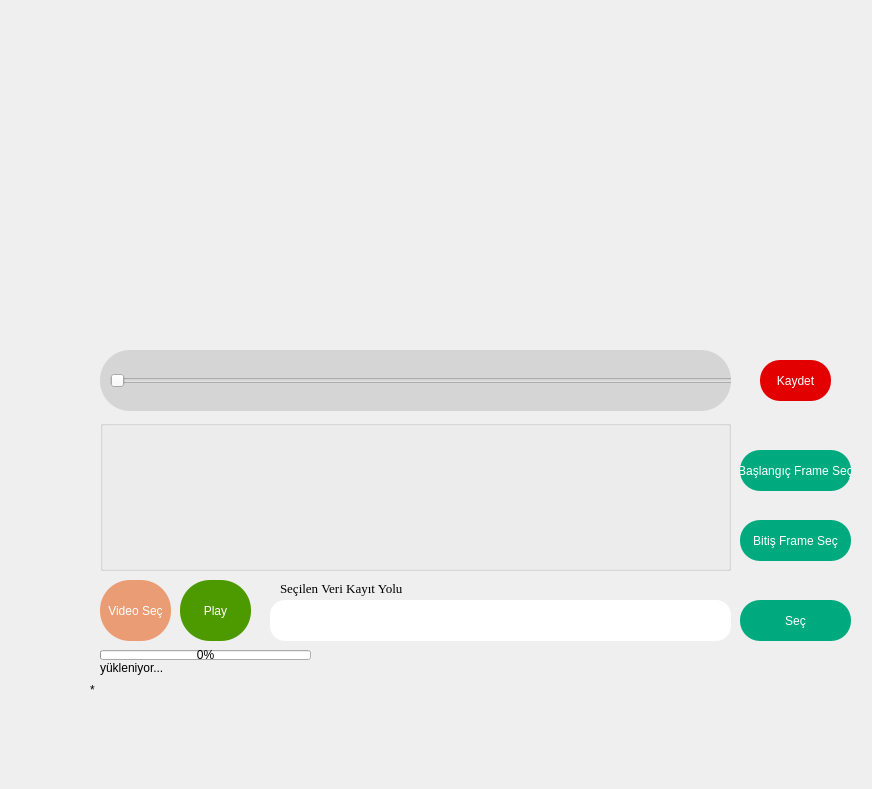
<?xml version="1.0" encoding="UTF-8"?>
<ui version="4.0">
 <class>Form</class>
 <widget class="QWidget" name="Form">
  <property name="geometry">
   <rect>
    <x>0</x>
    <y>0</y>
    <width>872</width>
    <height>789</height>
   </rect>
  </property>
  <property name="windowTitle">
   <string>Form</string>
  </property>
  <property name="styleSheet">
   <string notr="true">#label1{
font: 12pt &quot;MS Sans Serif&quot;;
}</string>
  </property>
  <widget class="QPushButton" name="pushButton_basframe">
   <property name="geometry">
    <rect>
     <x>740</x>
     <y>450</y>
     <width>111</width>
     <height>41</height>
    </rect>
   </property>
   <property name="styleSheet">
    <string notr="true">#pushButton_basframe{
background-color: rgb(0, 170, 127);
border-radius:20px;
color: rgb(255, 255, 255)
}</string>
   </property>
   <property name="text">
    <string>Başlangıç Frame Seç</string>
   </property>
  </widget>
  <widget class="QWidget" name="verticalLayoutWidget">
   <property name="geometry">
    <rect>
     <x>100</x>
     <y>10</y>
     <width>621</width>
     <height>321</height>
    </rect>
   </property>
   <layout class="QVBoxLayout" name="verticalLayout"/>
  </widget>
  <widget class="QPushButton" name="pushButton_kaydet">
   <property name="geometry">
    <rect>
     <x>760</x>
     <y>360</y>
     <width>71</width>
     <height>41</height>
    </rect>
   </property>
   <property name="styleSheet">
    <string notr="true">#pushButton_kaydet{
background-color: rgb(226, 0, 0);
border-radius:20px;
color:rgb(255, 255, 255)
}</string>
   </property>
   <property name="text">
    <string>Kaydet</string>
   </property>
  </widget>
  <widget class="QPushButton" name="pushButton_play">
   <property name="geometry">
    <rect>
     <x>180</x>
     <y>580</y>
     <width>71</width>
     <height>61</height>
    </rect>
   </property>
   <property name="styleSheet">
    <string notr="true">#pushButton_play{
background-color: rgb(77, 154, 0);
border-radius:30px;
color:rgb(255, 255, 255)
}</string>
   </property>
   <property name="text">
    <string>Play</string>
   </property>
  </widget>
  <widget class="QFrame" name="frame_4">
   <property name="geometry">
    <rect>
     <x>100</x>
     <y>350</y>
     <width>631</width>
     <height>61</height>
    </rect>
   </property>
   <property name="styleSheet">
    <string notr="true">#frame_4{
background-color: rgb(213, 213, 213);
border-radius:30px;
}
</string>
   </property>
   <property name="frameShape">
    <enum>QFrame::StyledPanel</enum>
   </property>
   <property name="frameShadow">
    <enum>QFrame::Raised</enum>
   </property>
   <widget class="QSlider" name="horizontalSlider">
    <property name="geometry">
     <rect>
      <x>10</x>
      <y>20</y>
      <width>801</width>
      <height>22</height>
     </rect>
    </property>
    <property name="orientation">
     <enum>Qt::Horizontal</enum>
    </property>
   </widget>
  </widget>
  <widget class="QGroupBox" name="groupBox">
   <property name="geometry">
    <rect>
     <x>100</x>
     <y>420</y>
     <width>631</width>
     <height>151</height>
    </rect>
   </property>
   <property name="title">
    <string/>
   </property>
   <widget class="QWidget" name="horizontalLayoutWidget">
    <property name="geometry">
     <rect>
      <x>0</x>
      <y>10</y>
      <width>641</width>
      <height>131</height>
     </rect>
    </property>
    <layout class="QHBoxLayout" name="scroll_layout">
     <property name="spacing">
      <number>0</number>
     </property>
    </layout>
   </widget>
  </widget>
  <widget class="QPushButton" name="pushButton_videosec">
   <property name="geometry">
    <rect>
     <x>100</x>
     <y>580</y>
     <width>71</width>
     <height>61</height>
    </rect>
   </property>
   <property name="styleSheet">
    <string notr="true">#pushButton_videosec{
background-color: rgb(234, 156, 116);
border-radius:30px;
color:rgb(255, 255, 255)
}</string>
   </property>
   <property name="text">
    <string>Video Seç</string>
   </property>
  </widget>
  <widget class="QPushButton" name="pushButton_bitisframe">
   <property name="geometry">
    <rect>
     <x>740</x>
     <y>520</y>
     <width>111</width>
     <height>41</height>
    </rect>
   </property>
   <property name="styleSheet">
    <string notr="true">#pushButton_bitisframe{
background-color: rgb(0, 170, 127);
border-radius:20px;
color: rgb(255, 255, 255)
}</string>
   </property>
   <property name="text">
    <string>Bitiş Frame Seç</string>
   </property>
  </widget>
  <widget class="QLabel" name="path_label">
   <property name="geometry">
    <rect>
     <x>270</x>
     <y>600</y>
     <width>461</width>
     <height>41</height>
    </rect>
   </property>
   <property name="styleSheet">
    <string notr="true">#path_label {
background-color: rgb(255, 255, 255);
border-radius: 15px;
}</string>
   </property>
   <property name="text">
    <string>&lt;html&gt;&lt;head/&gt;&lt;body&gt;&lt;p&gt;&lt;br/&gt;&lt;/p&gt;&lt;/body&gt;&lt;/html&gt;</string>
   </property>
   <property name="textFormat">
    <enum>Qt::RichText</enum>
   </property>
   <property name="scaledContents">
    <bool>true</bool>
   </property>
  </widget>
  <widget class="QLabel" name="path_lb">
   <property name="geometry">
    <rect>
     <x>280</x>
     <y>580</y>
     <width>171</width>
     <height>16</height>
    </rect>
   </property>
   <property name="font">
    <font>
     <family>Times New Roman</family>
     <pointsize>10</pointsize>
    </font>
   </property>
   <property name="text">
    <string>Seçilen Veri Kayıt Yolu</string>
   </property>
  </widget>
  <widget class="QLabel" name="guidances_label">
   <property name="geometry">
    <rect>
     <x>90</x>
     <y>680</y>
     <width>711</width>
     <height>20</height>
    </rect>
   </property>
   <property name="text">
    <string>*</string>
   </property>
  </widget>
  <widget class="QPushButton" name="pushButton_select">
   <property name="geometry">
    <rect>
     <x>740</x>
     <y>600</y>
     <width>111</width>
     <height>41</height>
    </rect>
   </property>
   <property name="autoFillBackground">
    <bool>false</bool>
   </property>
   <property name="styleSheet">
    <string notr="true">#pushButton_select{
background-color: rgb(0, 170, 127);
border-radius:20px;
color:rgb(255, 255, 255)
}
</string>
   </property>
   <property name="text">
    <string>Seç</string>
   </property>
  </widget>
  <widget class="QProgressBar" name="progressBar">
   <property name="geometry">
    <rect>
     <x>100</x>
     <y>650</y>
     <width>211</width>
     <height>10</height>
    </rect>
   </property>
   <property name="styleSheet">
    <string notr="true"/>
   </property>
   <property name="maximum">
    <number>98</number>
   </property>
   <property name="value">
    <number>0</number>
   </property>
  </widget>
  <widget class="QLabel" name="loading">
   <property name="geometry">
    <rect>
     <x>100</x>
     <y>660</y>
     <width>201</width>
     <height>16</height>
    </rect>
   </property>
   <property name="text">
    <string>yükleniyor...</string>
   </property>
  </widget>
  <widget class="QLabel" name="ilkframe_lbl">
   <property name="geometry">
    <rect>
     <x>740</x>
     <y>430</y>
     <width>121</width>
     <height>16</height>
    </rect>
   </property>
   <property name="text">
    <string/>
   </property>
  </widget>
  <widget class="QLabel" name="sonframe_lbl">
   <property name="geometry">
    <rect>
     <x>740</x>
     <y>500</y>
     <width>121</width>
     <height>16</height>
    </rect>
   </property>
   <property name="text">
    <string/>
   </property>
  </widget>
 </widget>
 <resources/>
 <connections/>
</ui>
